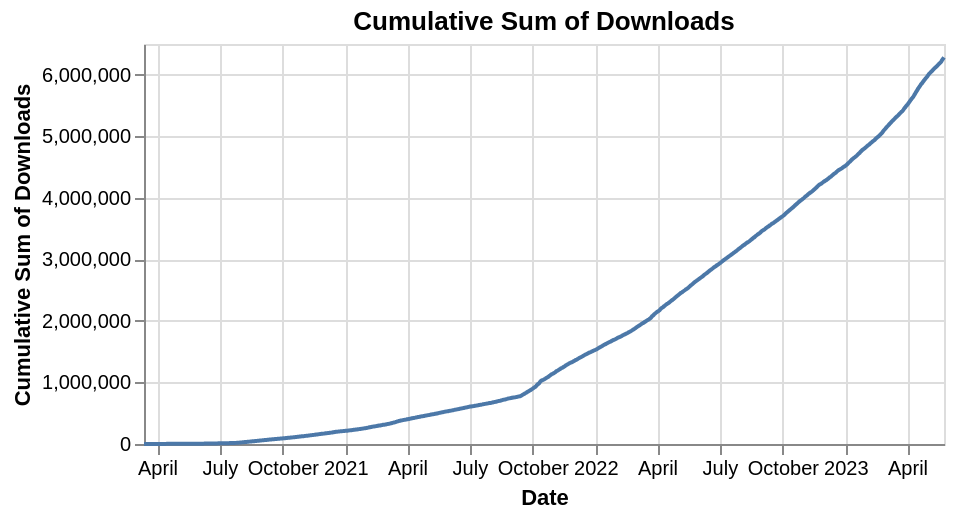

Source (Vega-Lite JSON):
### Vega-Lite specification from a JSON file in a GitHub repository (floating-point values rounded to 4 significant figures; data arrays with more than 128 entries replaced by an {"elided": "..."} marker saying what was removed)
{"config": {"view": {"continuousWidth": 400, "continuousHeight": 300}}, "data": {"name": "data-d4653c2e29ccae771afea997a8821cf9"}, "mark": "line", "encoding": {"tooltip": [{"field": "date", "format": "%Y-%m-%d", "title": "Date", "type": "temporal"}, {"field": "cumulative_sum", "format": ",.0f", "title": "Cumulative Sum of Downloads", "type": "quantitative"}], "x": {"axis": {"title": "Date"}, "field": "date", "type": "temporal"}, "y": {"axis": {"title": "Cumulative Sum of Downloads"}, "field": "cumulative_sum", "type": "quantitative"}}, "height": 200, "title": "Cumulative Sum of Downloads", "transform": [{"window": [{"op": "sum", "field": "download_count", "as": "cumulative_sum"}], "sort": [{"field": "date"}]}], "$schema": "https://vega.github.io/schema/vega-lite/v4.17.0.json", "datasets": {"data-d4653c2e29ccae771afea997a8821cf9": {"elided": "1164 records"}}}
